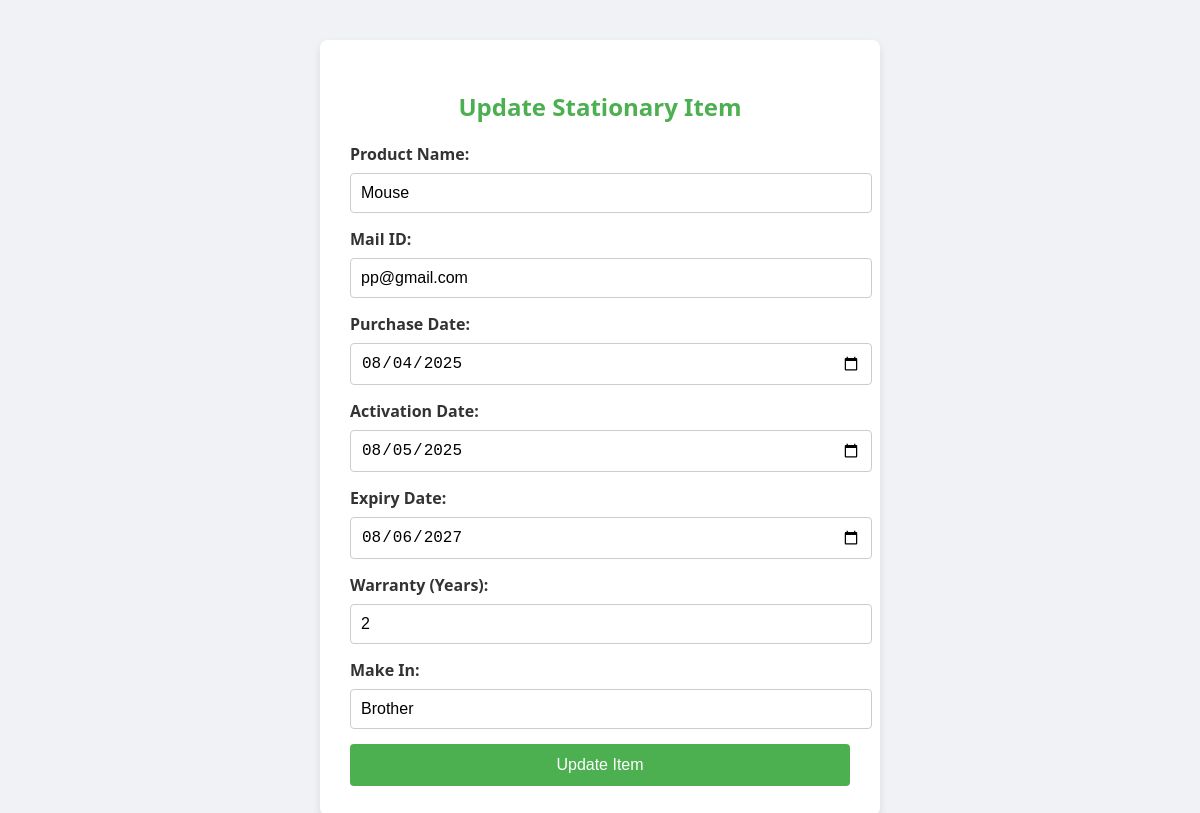
Screenshot of /update-stationary/1 with the database file from the repository.
### models/office_stationary.py (models this page shows, shortened)
class OfficeStationary(db.Model):
    __tablename__ = 'office_stationary'
    id = db.Column(db.Integer, primary_key=True)
    product_name = db.Column(db.String(100), nullable=False)
    purchase_date = db.Column(db.Date, nullable=False)
    activation_date = db.Column(db.Date, nullable=True)
    expiry_date = db.Column(db.Date, nullable=True)
    mail_id = db.Column(db.String(50), nullable=True)
    warranty_years = db.Column(db.Integer, nullable=False)
    make_in = db.Column(db.String(100), nullable=False)

### app.py (the view, shortened to what this page needs)
@app.route('/update-stationary/<int:stationary_id>', methods=['GET', 'POST'])
def update_stationary(stationary_id):
    item = OfficeStationary.query.get_or_404(stationary_id)
    return render_template('update_stationary.html', stationary=item)

### Templates/update_stationary.html (shortened to what this page needs)
<!DOCTYPE html>
<html lang="en">
<head>
</head>
<body>
<div class="form-container">
    <h2>Update Stationary Item</h2>
    <form method="POST">
        <label>Product Name:</label>
        <input type="text" name="product_name" value="{{ stationary.product_name }}" required>
        <label>Mail ID:</label>
        <input type="text" name="mail_id" value="{{ stationary.mail_id }}" required>
        <label>Purchase Date:</label>
        <input type="date" name="purchase_date" value="{{ stationary.purchase_date }}" required>
        <label>Activation Date:</label>
        <input type="date" name="activation_date" value="{{ stationary.activation_date }}" required>
        <label>Expiry Date:</label>
        <input type="date" name="expiry_date" value="{{ stationary.expiry_date }}" required>
        <label>Warranty (Years):</label>
        <input type="number" name="warranty_years" value="{{ stationary.warranty_years }}" required>
        <label>Make In:</label>
        <input type="text" name="make_in" value="{{ stationary.make_in }}" required>
        <button type="submit">Update Item</button>
    </form>
</div>
</body>
</html>

### Templates/update_stationary.html (style rules this page uses)
body { font-family: 'Segoe UI', Tahoma, Geneva, Verdana, sans-serif; margin: 0; padding: 0; background-color: #f0f2f5; color: #333; }
.form-container { max-width: 500px; margin: 40px auto; padding: 30px; background-color: #fff; border-radius: 8px; box-shadow: 0 4px 8px rgba(0, 0, 0, 0.1); }
h2 { text-align: center; margin-bottom: 20px; color: #4CAF50; }
label { display: block; margin-bottom: 8px; font-weight: bold; }
input[type="text"], input[type="date"], input[type="number"] { width: 100%; padding: 10px; margin-bottom: 15px; border: 1px solid #ccc; border-radius: 4px; font-size: 16px; }
button[type="submit"] { background-color: #4CAF50; color: white; padding: 12px 20px; border: none; border-radius: 4px; font-size: 16px; width: 100%; cursor: pointer; }

### rows the page displays
OfficeStationary: product_name "Mouse", mail_id "pp@gmail.com", purchase_date "08/04/2025", activation_date "08/05/2025", expiry_date "08/06/2027", warranty_years "2", make_in "Brother"
